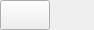
<?xml version="1.0" encoding="UTF-8"?>
<ui version="4.0">
 <class>Form</class>
 <widget class="QWidget" name="Form">
  <property name="geometry">
   <rect>
    <x>0</x>
    <y>0</y>
    <width>94</width>
    <height>30</height>
   </rect>
  </property>
  <property name="windowTitle">
   <string>Form</string>
  </property>
  <layout class="QVBoxLayout" name="verticalLayout">
   <property name="margin">
    <number>0</number>
   </property>
   <item>
    <widget class="QToolButton" name="toolButton">
     <property name="minimumSize">
      <size>
       <width>50</width>
       <height>30</height>
      </size>
     </property>
     <property name="maximumSize">
      <size>
       <width>50</width>
       <height>30</height>
      </size>
     </property>
     <property name="toolTip">
      <string>Color</string>
     </property>
     <property name="text">
      <string/>
     </property>
     <property name="icon">
      <iconset>
       <normaloff>../../../images/color.svg</normaloff>../../../images/color.svg</iconset>
     </property>
     <property name="iconSize">
      <size>
       <width>34</width>
       <height>23</height>
      </size>
     </property>
    </widget>
   </item>
  </layout>
 </widget>
 <resources/>
 <connections/>
</ui>
